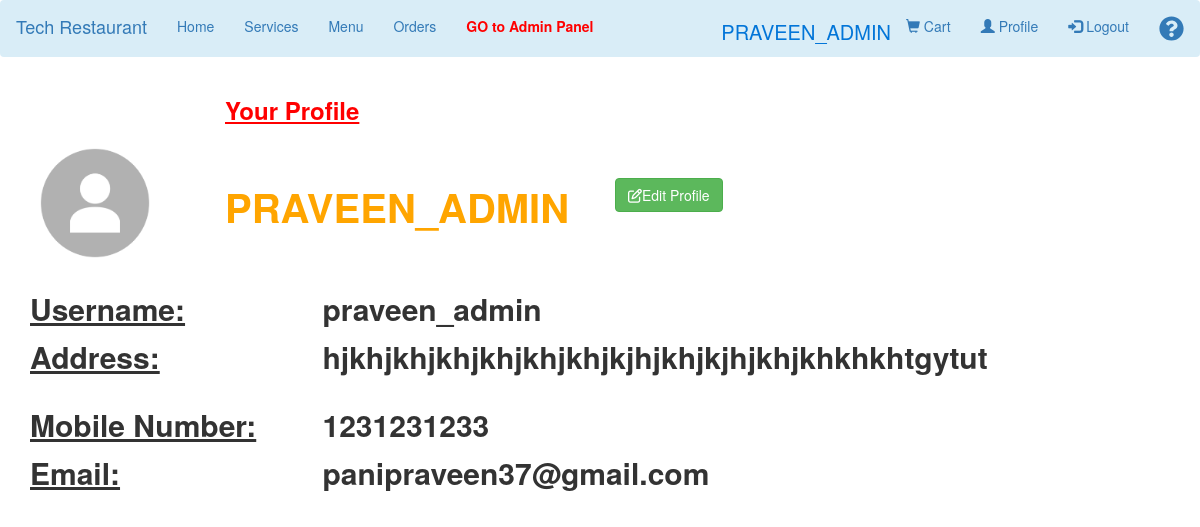
Screenshot of /profile.php (signed in) with the database file from the repository.
### tables this page shows
CREATE TABLE `register` (
  `id` int(30) NOT NULL,
  `name` varchar(50) NOT NULL,
  `address` varchar(100) NOT NULL,
  `password` varchar(50) NOT NULL,
  `mobile_number` bigint(50) NOT NULL,
  `email` varchar(30) NOT NULL,
  `role` varchar(30) NOT NULL
);

### profile.php (the view, shortened to what this page needs)
<?php
	require("customer_navbar.php");
?>
<?php
	require("config.php");
?>
<?php
	$conn = mysqli_connect($servername, $username, $password, $dbname);
	$sql = "SELECT * FROM register WHERE id='".$_SESSION["user_id_session"]."'";
	$result = mysqli_query($conn, $sql);
	if (mysqli_num_rows($result) > 0) {
		while($row = mysqli_fetch_assoc($result)) {
?>
<html>
	<head>
	</head>
	<body>
		<div class="container">
			<div class="row">
				<div class="col-md-2"></div>
				<div class="col-md-3 profile_work"><h3><label><u>Your Profile</u></label></h3></div>
			</div>
			<div class="row">
				<div class="col-md-2"><img src="/official_Tybsc_project/profile_image/profile_pic.png" class="profile_img"></div><br><br>
				<div class="col-md-4 text_work"><label><?php echo $_SESSION["user_session"]; ?></label></div>
				<div class="col-md-3"><button type="button" class="btn btn-success" name="edit_profile" onclick="window.location.href='profile_update.php'"><i class="far fa-edit"></i>Edit Profile</button></div>
			</div><br>
			<div class="row">
				<div class="col-md-3 big_size"><label><u>Username:</u></label></div>
				<div class="col-md-3 big_size"><label><?php echo $row["name"]; ?></label></div>
			</div>
			<div class="row">
				<div class="col-md-3 big_size"><label><u>Address:</u></label></div>
				<div class="col-md-3 big_size"><label><?php echo $row["address"]; ?></label></div>
			</div><br>
			<div class="row">
				<div class="col-md-3 big_size"><label><u>Mobile Number:</u></label></div>
				<div class="col-md-3 big_size"><label><?php echo $row["mobile_number"]; ?></label></div>
			</div>
			<div class="row">
				<div class="col-md-3 big_size"><label><u>Email:</u></label></div>
				<div class="col-md-3 big_size"><label><?php echo $row["email"]; ?></label></div>
			</div>
		</div>
	</body>
</html>
<?php
		}
	} else {
		echo "0 results";
	}
?>

### customer_navbar.php (style rules this page uses)
body { font-family: Arial; }

### profile.php (style rules this page uses)
.profile_img { width: 130px; height: 130px; border-radius: 200px; }
.text_work { font-size: 40px; text-transform: uppercase; color: orange; }
.big_size { font-size: 30px; }
.profile_work { color: red; }

### rows the page displays
register: name "praveen_admin", address "hjkhjkhjkhjkhjkhjkhjkjhjkhjkjhjkhjkhkhkhtgytut", mobile_number "1231231233", email "panipraveen37@gmail.com"

### other values shown
$_SESSION["user_session"] "PRAVEEN_ADMIN"
